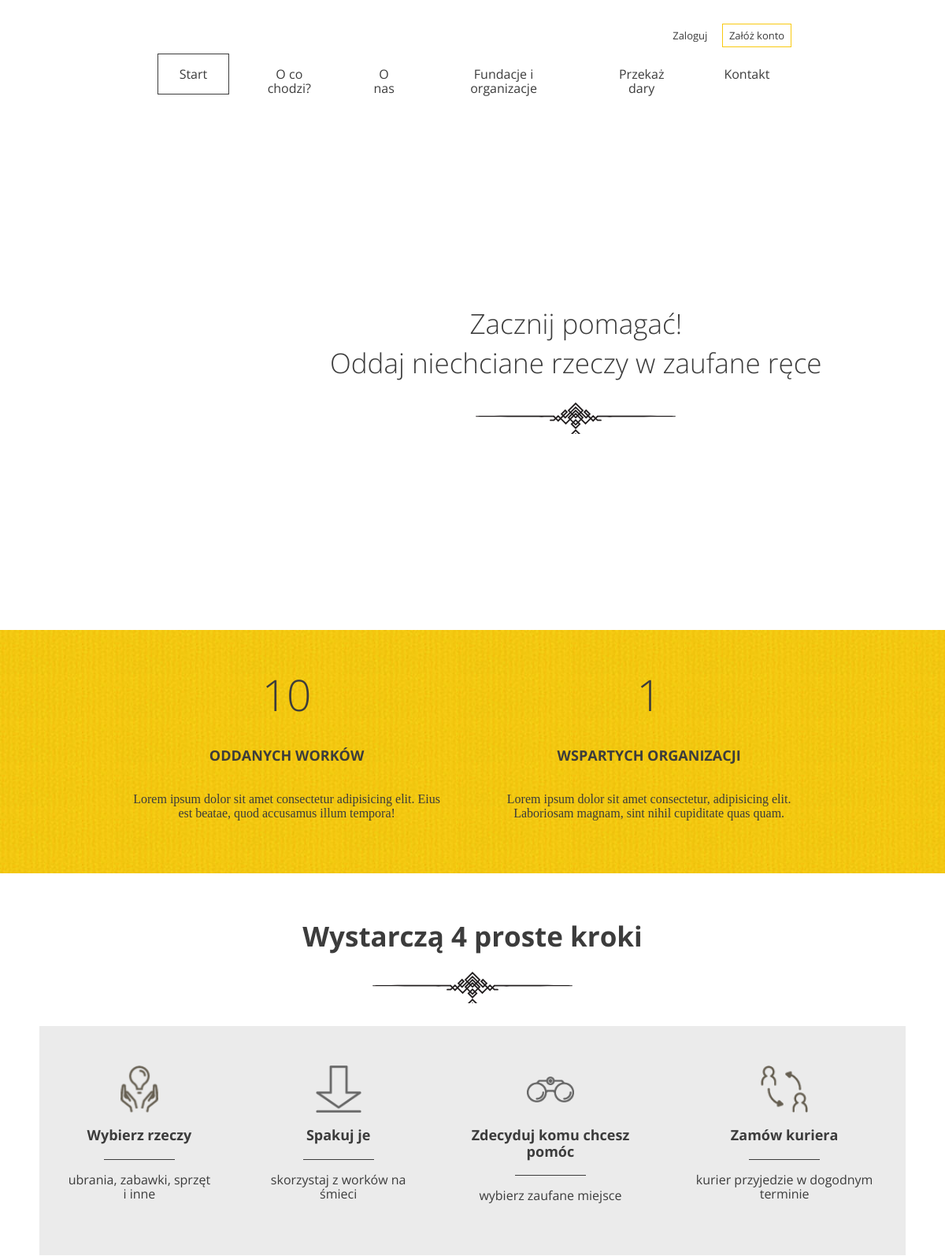
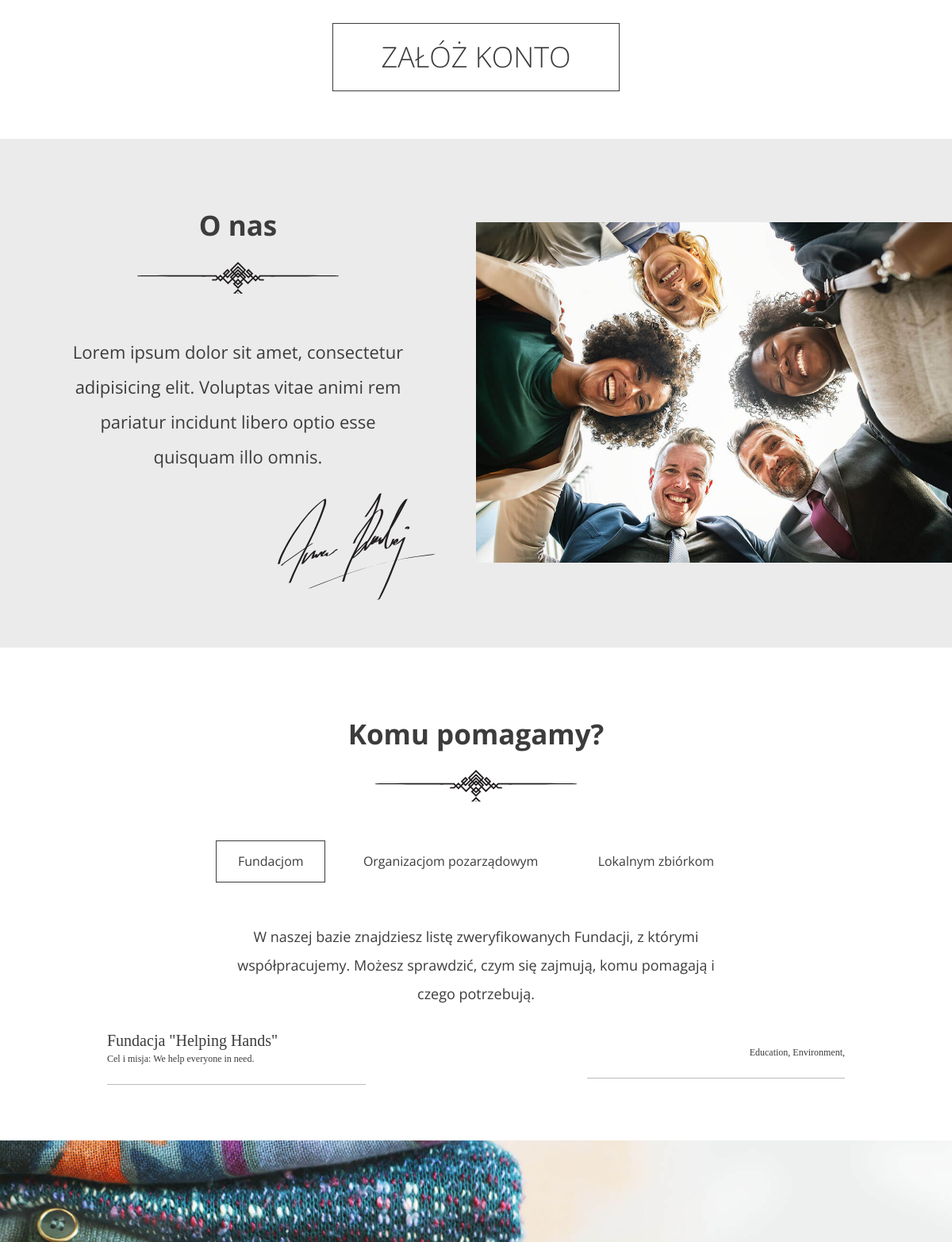
The app's page / (upper part), older data (2 pictures, top to bottom).
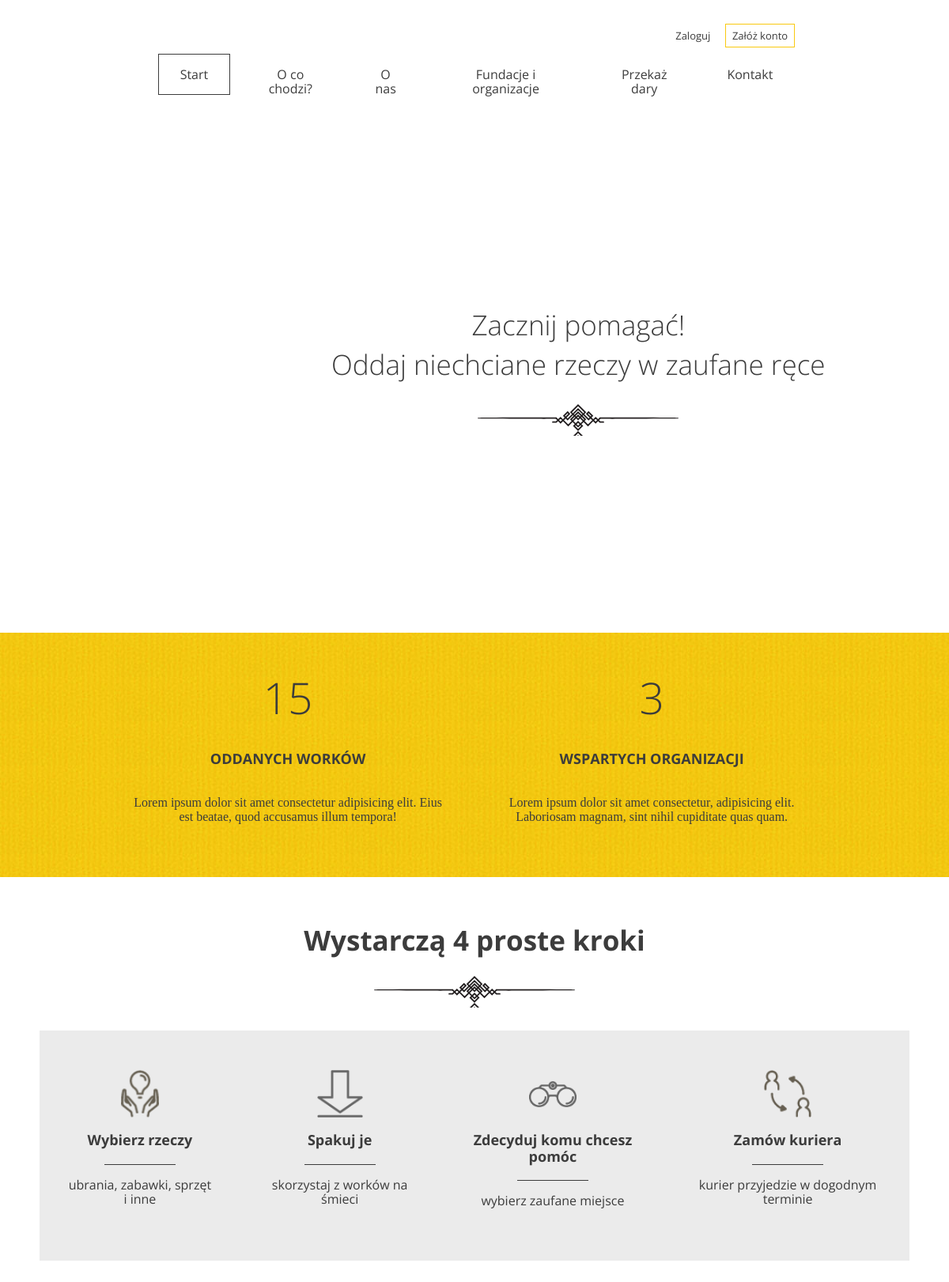
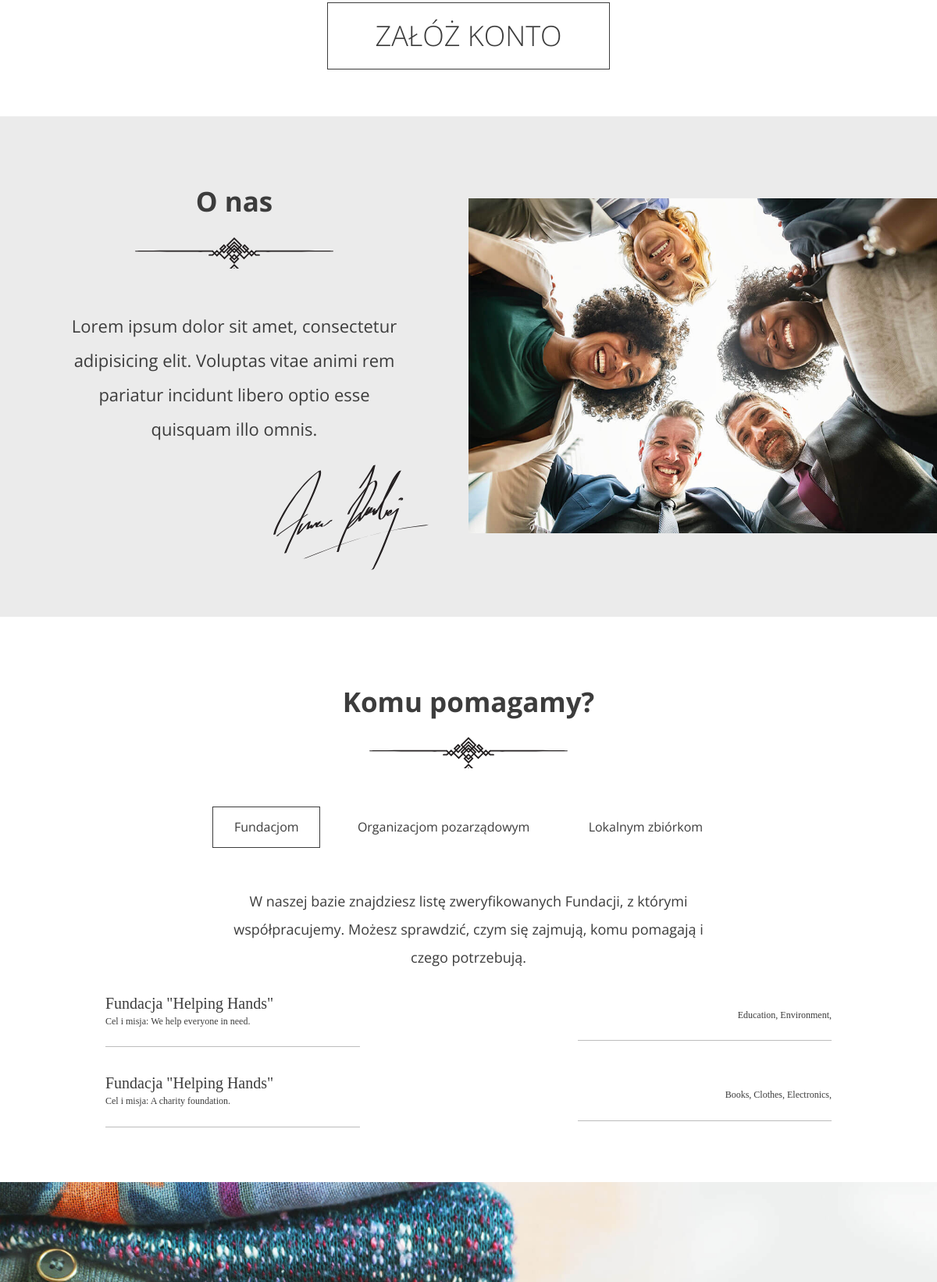
The same page, newer data (2 pictures, top to bottom).
### main/models.py (models this page shows)
class Institution(models.Model):
    INSTITUTION_TYPES = {
        1: "Fundacja",
        2: "Organizacja Porządkowa",
        3: "Zbiórka Lokalna",
    }
    name = models.CharField(max_length=100)
    description = models.TextField()
    type = models.IntegerField(choices=INSTITUTION_TYPES, default=1)
    category = models.ManyToManyField(Category)

class Category(models.Model):
    name = models.CharField(max_length=100)

### main/views.py (the view)
# urls.py: path('', LandingPageView.as_view(), name='landing-page'),
class LandingPageView(TemplateView):
    template_name = 'index.html'
    def get_context_data(self, **kwargs):
        donations = Donation.objects.all()
        donation_sum = 0
        for donation in donations:
            donation_sum += donation.quantity
        institutions = Institution.objects.all()
        institution_by_type = []
        for i in range(1, 4):
            institution_by_type.append(list(institutions.filter(type=i)))
        institutions_count = len(institutions)
        return {'donation_sum': donation_sum, 'institutions_count': institutions_count,
                'institution_by_type': institution_by_type}

### utils/context_processors.py (called while the page is built)
def user_info(request):
    if request.user.is_authenticated:
        username = request.user.first_name
        return {'username': username, 'is_superuser': request.user.is_superuser}
    else:
        return {'username': None}

### templates/index.html (shortened to what this page needs)
{% extends "base.html" %}
{% load static %}
{% block header %}
    <div class="slogan container container--90">
        <div class="slogan--item">
            <h1>
                Zacznij pomagać!<br/>
                Oddaj niechciane rzeczy w zaufane ręce
            </h1>
        </div>
    </div>
{% endblock %}
{% block section %}
    <section id="stats" class="stats">
        <div class="container container--85">
            <div class="stats--item">
                <em>{{ donation_sum }}</em>
                <h3>Oddanych worków</h3>
                <p>Lorem ipsum dolor sit amet consectetur adipisicing elit. Eius est beatae, quod accusamus illum
                    tempora!</p>
            </div>
            <div class="stats--item">
                <em>{{ institutions_count }}</em>
                <h3>Wspartych organizacji</h3>
                <p>Lorem ipsum dolor sit amet consectetur, adipisicing elit. Laboriosam magnam, sint nihil cupiditate
                    quas
                    quam.</p>
            </div>
        </div>
    </section>
    <section id="steps" class="steps">
        <h2>Wystarczą 4 proste kroki</h2>
        <div class="steps--container">
            <div class="steps--item">
                <span class="icon icon--hands"></span>
                <h3>Wybierz rzeczy</h3>
                <p>ubrania, zabawki, sprzęt i inne</p>
            </div>
            <div class="steps--item">
                <span class="icon icon--arrow"></span>
                <h3>Spakuj je</h3>
                <p>skorzystaj z worków na śmieci</p>
            </div>
            <div class="steps--item">
                <span class="icon icon--glasses"></span>
                <h3>Zdecyduj komu chcesz pomóc</h3>
                <p>wybierz zaufane miejsce</p>
            </div>
            <div class="steps--item">
                <span class="icon icon--courier"></span>
                <h3>Zamów kuriera</h3>
                <p>kurier przyjedzie w dogodnym terminie</p>
            </div>
        </div>
        <a href="{% url "register" %}" class="btn btn--large">Załóż konto</a>
    </section>
    <section id="about-us" class="about-us">
        <div class="about-us--text">
            <h2>O nas</h2>
            <p>Lorem ipsum dolor sit amet, consectetur adipisicing elit. Voluptas vitae animi rem pariatur incidunt
                libero
                optio esse quisquam illo omnis.</p>
            <img src="images/signature.svg" class="about-us--text-signature" alt="Signature"/>
        </div>
        <div class="about-us--image"><img src="images/about-us.jpg" alt="People in circle"/></div>
    </section>
    <section id="help" class="help">
        <h2>Komu pomagamy?</h2>
        <ul class="help--buttons">
            <li data-id="1"><a href="#" class="btn btn--without-border active">Fundacjom</a></li>
            <li data-id="2"><a href="#" class="btn btn--without-border">Organizacjom pozarządowym</a></li>
            <li data-id="3"><a href="#" class="btn btn--without-border">Lokalnym zbiórkom</a></li>
        </ul>
        <div class="help--slides active" data-id="1">
            <p>W naszej bazie znajdziesz listę zweryfikowanych Fundacji, z którymi współpracujemy.
                Możesz sprawdzić, czym się zajmują, komu pomagają i czego potrzebują.</p>
            <ul class="help--slides-items">
                {% for institution in institution_by_type.0 %}
                    <li>
                        <div class="col">
                            <div class="title">Fundacja "{{ institution.name }}"</div>
                            <div class="subtitle">Cel i misja: {{ institution.description }}</div>
                        </div>
                        <div class="col">
                            <div class="text">
                                {% for category in institution.category.all %}
                                    {{ category.name }},
                                {% endfor %}
                            </div>
                        </div>
                    </li>
                {% endfor %}
            </ul>
        </div>
    </section>
{% endblock %}

Row changes from the older to the newer data that the page shows:
added Institution: name "Helping Hands", description "A charity foundation."
added Category: name "Books", shown under "Helping Hands"
added Category: name "Clothes", shown under "Helping Hands"
added Category: name "Electronics", shown under "Helping Hands"
Text that changed along with them:
{{ donation_sum }}: "10" → "15"
{{ institutions_count }}: "1" → "3"
